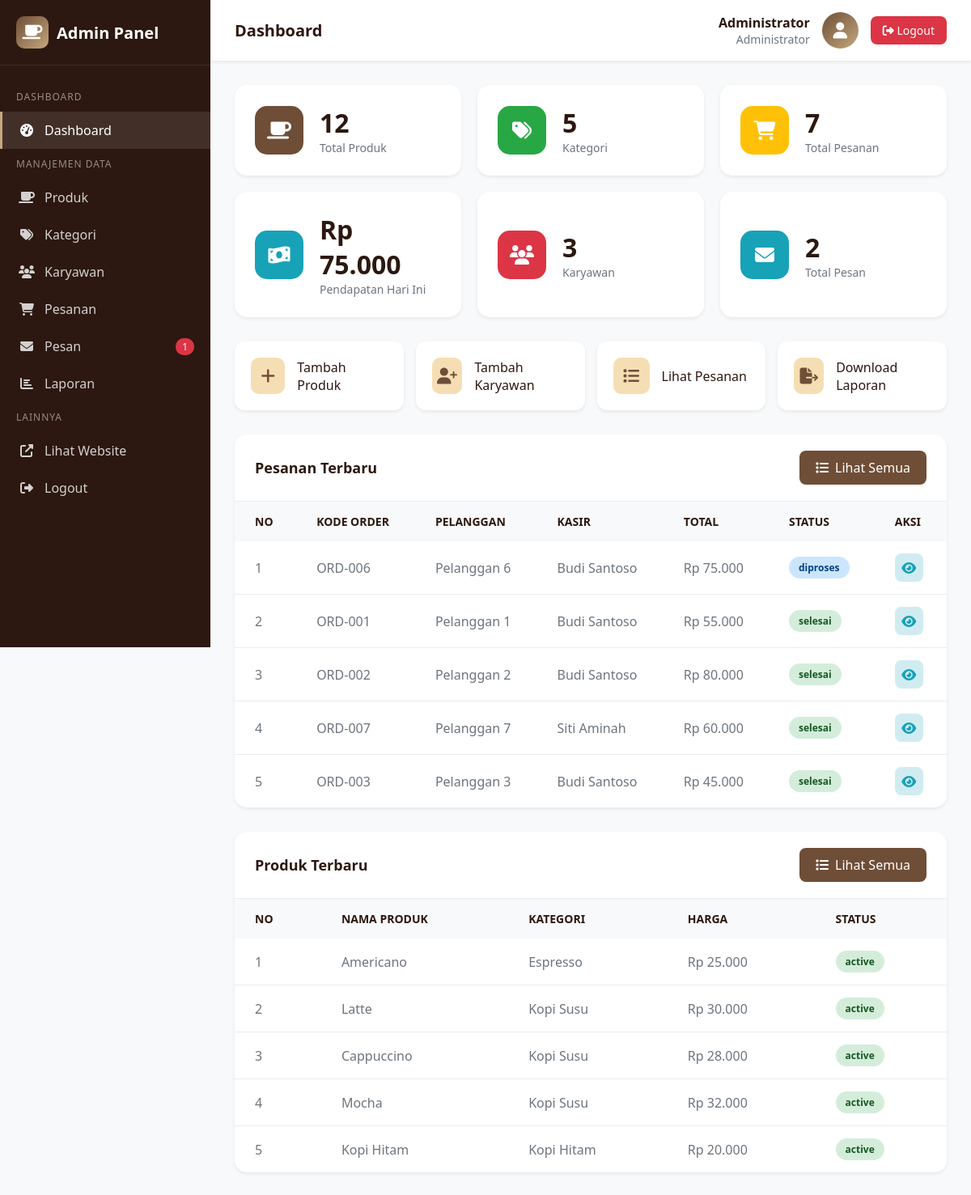
/admin/index.php (signed in), run on the app's committed database.
### tables this page shows
CREATE TABLE IF NOT EXISTS orders (
    id INT PRIMARY KEY AUTO_INCREMENT,
    kode_order VARCHAR(20) UNIQUE NOT NULL,
    user_id INT,
    nama_pelanggan VARCHAR(100),
    nomor_meja VARCHAR(20),
    total_harga DECIMAL(12,2) NOT NULL,
    metode_pembayaran ENUM('tunai', 'qris', 'transfer') DEFAULT 'tunai',
    catatan TEXT,
    tipe_order ENUM('online', 'offline') DEFAULT 'offline',
    status_order ENUM('pending', 'diproses', 'selesai', 'dibatalkan') DEFAULT 'pending',
    created_at TIMESTAMP DEFAULT CURRENT_TIMESTAMP,
    FOREIGN KEY (user_id) REFERENCES users(id)
);

CREATE TABLE IF NOT EXISTS users (
    id INT PRIMARY KEY AUTO_INCREMENT,
    username VARCHAR(50) NOT NULL UNIQUE,
    password VARCHAR(255) NOT NULL,
    nama_lengkap VARCHAR(100) NOT NULL,
    email VARCHAR(100) NOT NULL,
    role ENUM('admin', 'kasir', 'pengelola') DEFAULT 'kasir',
    status ENUM('active', 'inactive') DEFAULT 'active',
    created_at TIMESTAMP DEFAULT CURRENT_TIMESTAMP
);

CREATE TABLE IF NOT EXISTS products (
    id INT PRIMARY KEY AUTO_INCREMENT,
    nama_produk VARCHAR(200) NOT NULL,
    deskripsi TEXT,
    harga DECIMAL(10,2) NOT NULL,
    kategori_id INT,
    gambar VARCHAR(255),
    status ENUM('active', 'inactive') DEFAULT 'active',
    created_at TIMESTAMP DEFAULT CURRENT_TIMESTAMP,
    FOREIGN KEY (kategori_id) REFERENCES categories(id) ON DELETE SET NULL
);

CREATE TABLE IF NOT EXISTS categories (
    id INT PRIMARY KEY AUTO_INCREMENT,
    nama_kategori VARCHAR(100) NOT NULL,
    deskripsi TEXT,
    gambar VARCHAR(255),
    created_at TIMESTAMP DEFAULT CURRENT_TIMESTAMP
);

### config/functions.php (called while the page is built, shortened)
<?php
require_once 'database.php';
function getAllCategories()
{
    global $conn;
    $result = $conn->query("SELECT * FROM categories ORDER BY nama_kategori ASC");
    return $result->fetch_all(MYSQLI_ASSOC);
}
function getAllProducts($limit = null)
{
    global $conn;
    $sql = "SELECT p.*, c.nama_kategori
            FROM products p
            LEFT JOIN categories c ON p.kategori_id = c.id
            ORDER BY p.created_at DESC";
    if ($limit) {
        $sql .= " LIMIT $limit";
    }
    $result = $conn->query($sql);
    return $result->fetch_all(MYSQLI_ASSOC);
}
function getAllMessages()
{
    global $conn;
    $result = $conn->query("SELECT * FROM messages ORDER BY created_at DESC");
    return $result->fetch_all(MYSQLI_ASSOC);
}
function getUnreadMessagesCount()
{
    global $conn;
    $result = $conn->query("SELECT COUNT(*) as total FROM messages WHERE status = 'unread'");
    return $result->fetch_assoc()['total'];
}
function formatCurrency($amount)
{
    return 'Rp ' . number_format($amount, 0, ',', '.');
}
function getAllUsers()
{
    global $conn;
    $result = $conn->query("SELECT * FROM users ORDER BY created_at DESC");
    return $result->fetch_all(MYSQLI_ASSOC);
}
function getAllOrders($limit = null)
{
    global $conn;
    $sql = "SELECT o.*, u.nama_lengkap as nama_kasir
            FROM orders o
            LEFT JOIN users u ON o.user_id = u.id
            ORDER BY o.created_at DESC";
    if ($limit) {
        $sql .= " LIMIT $limit";
    }
    $result = $conn->query($sql);
    return $result->fetch_all(MYSQLI_ASSOC);
}
function getOrdersByDateRange($start_date, $end_date)
{
    global $conn;
    $stmt = $conn->prepare("SELECT o.*, u.nama_lengkap as nama_kasir
                            FROM orders o
                            LEFT JOIN users u ON o.user_id = u.id
                            WHERE DATE(o.created_at) BETWEEN ? AND ?
                            ORDER BY o.created_at DESC");
    $stmt->bind_param("ss", $start_date, $end_date);
    $stmt->execute();
    return $stmt->get_result()->fetch_all(MYSQLI_ASSOC);
}
function getDailyReport($date = null)
{
    $date = $date ?? date('Y-m-d');
    return getOrdersByDateRange($date, $date);
}

### admin/index.php (the view, shortened to what this page needs)
<?php
require_once '../config/functions.php';
$products_count = count(getAllProducts());
$categories_count = count(getAllCategories());
$messages_count = count(getAllMessages());
$unread_messages = getUnreadMessagesCount();
$users_count = count(getAllUsers());
$orders_count = count(getAllOrders());
$recent_products = getAllProducts(5);
$recent_orders = getAllOrders(5);
$today_sales = getDailyReport();
$today_total = array_sum(array_column($today_sales, 'total_harga'));
?>
<!DOCTYPE html>
<html lang="id">
<head>
    <link rel="stylesheet" href="https://cdnjs.cloudflare.com/ajax/libs/font-awesome/6.4.0/css/all.min.css">
</head>
<body>
    <aside class="sidebar">
        <div class="sidebar-brand">
            <div class="logo-icon"><i class="fas fa-coffee"></i></div>
            <span>Admin Panel</span>
        </div>
        <nav class=" sidebar-menu">
            <div class="menu-section">Dashboard</div>
            <a href="index.php" class="menu-item active">
                <i class="fas fa-tachometer-alt"></i><span>Dashboard</span>
            </a>
            <div class="menu-section">Manajemen Data</div>
            <a href="products/index.php" class="menu-item">
                <i class="fas fa-coffee"></i><span>Produk</span>
            </a>
            <a href="categories/index.php" class="menu-item">
                <i class="fas fa-tags"></i><span>Kategori</span>
            </a>
            <a href="users/index.php" class="menu-item">
                <i class="fas fa-users"></i><span>Karyawan</span>
            </a>
            <a href="orders/index.php" class="menu-item">
                <i class="fas fa-shopping-cart"></i><span>Pesanan</span>
            </a>
            <a href="messages/index.php" class="menu-item">
                <i class="fas fa-envelope"></i><span>Pesan</span>
                <?php if ($unread_messages > 0): ?>
                    <span class="badge"><?= $unread_messages ?></span>
                <?php endif; ?>
            </a>
            <a href="reports/index.php" class="menu-item">
                <i class="fas fa-chart-bar"></i><span>Laporan</span>
            </a>
            <div class="menu-section">Lainnya</div>
            <a href="../index.php" class="menu-item" target="_blank">
                <i class="fas fa-external-link-alt"></i><span>Lihat Website</span>
            </a>
            <a href="logout.php" class="menu-item">
                <i class="fas fa-sign-out-alt"></i><span>Logout</span>
            </a>
        </nav>
    </aside>
    <main class="main-content">
        <header class="admin-header">
            <h1 class="header-title">Dashboard</h1>
            <div class="header-user">
                <div class="user-info">
                    <div class="user-name"><?= $_SESSION['admin_nama'] ?></div>
                    <div class="user-role">Administrator</div>
                </div>
                <div class="user-avatar"><i class="fas fa-user"></i></div>
                <a href="logout.php" class="btn-logout"><i class="fas fa-sign-out-alt"></i> Logout</a>
            </div>
        </header>
        <div class="content">
            <div class="stats-grid">
                <div class="stat-card">
                    <div class="stat-icon primary"><i class="fas fa-coffee"></i></div>
                    <div class="stat-info">
                        <h3><?= $products_count ?></h3>
                        <p>Total Produk</p>
                    </div>
                </div>
                <div class="stat-card">
                    <div class="stat-icon success"><i class="fas fa-tags"></i></div>
                    <div class="stat-info">
                        <h3><?= $categories_count ?></h3>
                        <p>Kategori</p>
                    </div>
                </div>
                <div class="stat-card">
                    <div class="stat-icon warning"><i class="fas fa-shopping-cart"></i></div>
                    <div class="stat-info">
                        <h3><?= $orders_count ?></h3>
                        <p>Total Pesanan</p>
                    </div>
                </div>
                <div class="stat-card">
                    <div class="stat-icon info"><i class="fas fa-money-bill-wave"></i></div>
                    <div class="stat-info">
                        <h3><?= formatCurrency($today_total) ?></h3>
                        <p>Pendapatan Hari Ini</p>
                    </div>
                </div>
                <div class="stat-card">
                    <div class="stat-icon danger"><i class="fas fa-users"></i></div>
                    <div class="stat-info">
                        <h3><?= $users_count ?></h3>
                        <p>Karyawan</p>
                    </div>
                </div>
                <div class="stat-card">
                    <div class="stat-icon info"><i class="fas fa-envelope"></i></div>
                    <div class="stat-info">
                        <h3><?= $messages_count ?></h3>
                        <p>Total Pesan</p>
                    </div>
                </div>
            </div>
            <div class="quick-actions">
                <a href="products/add.php" class="quick-action">
                    <i class="fas fa-plus"></i><span>Tambah Produk</span>
                </a>
                <a href="users/add.php" class="quick-action">
                    <i class="fas fa-user-plus"></i><span>Tambah Karyawan</span>
                </a>
                <a href="orders/index.php" class="quick-action">
                    <i class="fas fa-list"></i><span>Lihat Pesanan</span>
                </a>
                <a href="reports/index.php" class="quick-action">
                    <i class="fas fa-file-export"></i><span>Download Laporan</span>
                </a>
            </div>
            <div class="card">
                <div class="card-header">
                    <h2 class="card-title">Pesanan Terbaru</h2>
                    <a href="orders/index.php" class="btn-add"><i class="fas fa-list"></i> Lihat Semua</a>
                </div>
                <div class="card-body">
                    <table class="table">
                        <thead>
                            <tr>
                                <th>No</th>
                                <th>Kode Order</th>
                                <th>Pelanggan</th>
                                <th>Kasir</th>
                                <th>Total</th>
                                <th>Status</th>
                                <th>Aksi</th>
                            </tr>
                        </thead>
                        <tbody>
                            <?php foreach ($recent_orders as $index => $order): ?>
                                <tr>
                                    <td><?= $index + 1 ?></td>
                                    <td><?= $order['kode_order'] ?></td>
                                    <td><?= $order['nama_pelanggan'] ?></td>
                                    <td><?= $order['nama_kasir'] ?></td>
                                    <td><?= formatCurrency($order['total_harga']) ?></td>
                                    <td><span
                                            class="status-badge <?= $order['status_order'] ?>"><?= $order['status_order'] ?></span>
                                    </td>
                                    <td>
                                        <div class="action-btns">
                                            <a href="orders/view.php?id=<?= $order['id'] ?>" class="btn-action btn-view"
                                                title="Lihat"><i class="fas fa-eye"></i></a>
                                        </div>
                                    </td>
                                </tr>
                            <?php endforeach; ?>
                        </tbody>
                    </table>
                </div>
            </div>
            <div class="card">
                <div class="card-header">
                    <h2 class="card-title">Produk Terbaru</h2>
                    <a href="products/index.php" class="btn-add"><i class="fas fa-list"></i> Lihat Semua</a>
                </div>
                <div class="card-body">
                    <table class="table">
                        <thead>
                            <tr>
                                <th>No</th>
                                <th>Nama Produk</th>
                                <th>Kategori</th>
                                <th>Harga</th>
                                <th>Status</th>
                            </tr>
                        </thead>
                        <tbody>
                            <?php foreach ($recent_products as $index => $product): ?>
                                <tr>
                                    <td>
                                        <?= $index + 1 ?>
                                    </td>
                                    <td>
                                        <?= $product['nama_produk'] ?>
                                    </td>
                                    <td>
                                        <?= $product['nama_kategori'] ?>
                                    </td>
                                    <td>
                                        <?= formatCurrency($product['harga']) ?>
                                    </td>
                                    <td><span class="status-badge <?= $product['status'] ?>">
                                            <?= $product['status'] ?>
                                        </span></td>
                                </tr>
                            <?php endforeach; ?>
                        </tbody>
                    </table>
                </div>
            </div>
        </div>
    </main>
</body>
</html>

### data on the page
orders: kode_order "ORD-006", nama_pelanggan "Pelanggan 6", user.nama_lengkap "Budi Santoso", total_harga "Rp 75.000", status_order "diproses"
orders: kode_order "ORD-001", nama_pelanggan "Pelanggan 1", user.nama_lengkap "Budi Santoso", total_harga "Rp 55.000", status_order "selesai"
orders: kode_order "ORD-002", nama_pelanggan "Pelanggan 2", user.nama_lengkap "Budi Santoso", total_harga "Rp 80.000", status_order "selesai"
orders: kode_order "ORD-007", nama_pelanggan "Pelanggan 7", user.nama_lengkap "Siti Aminah", total_harga "Rp 60.000", status_order "selesai"
orders: kode_order "ORD-003", nama_pelanggan "Pelanggan 3", user.nama_lengkap "Budi Santoso", total_harga "Rp 45.000", status_order "selesai"
products: nama_produk "Americano", kategori.nama_kategori "Espresso", harga "Rp 25.000", status "active"
products: nama_produk "Latte", kategori.nama_kategori "Kopi Susu", harga "Rp 30.000", status "active"
products: nama_produk "Cappuccino", kategori.nama_kategori "Kopi Susu", harga "Rp 28.000", status "active"
products: nama_produk "Mocha", kategori.nama_kategori "Kopi Susu", harga "Rp 32.000", status "active"
products: nama_produk "Kopi Hitam", kategori.nama_kategori "Kopi Hitam", harga "Rp 20.000", status "active"

### other printed values
$unread_messages "1"
$_SESSION['admin_nama'] "Administrator"
$products_count "12"
$categories_count "5"
$orders_count "7"
formatCurrency($today_total) "Rp 75.000"
$users_count "3"
$messages_count "2"
